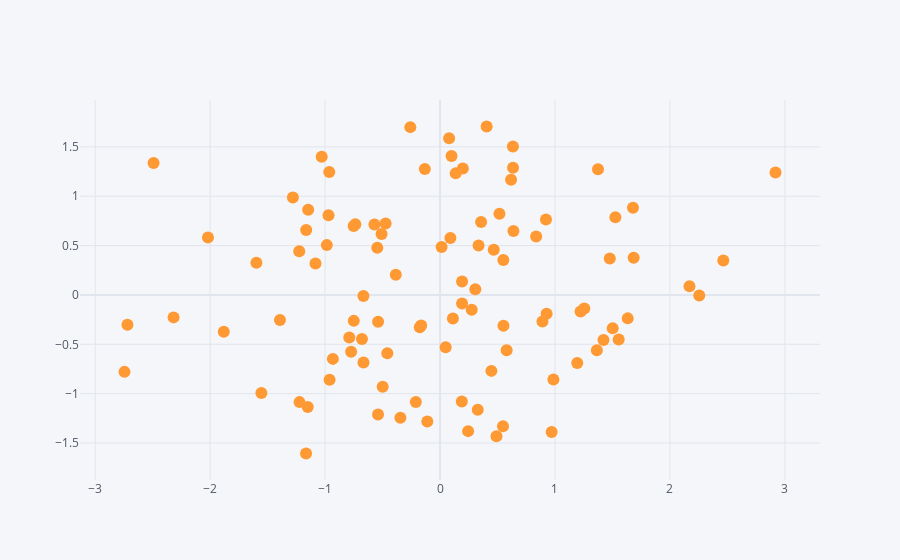

This figure's notebook cell:
### Code cell
df.iplot(x= 'A',y='B',mode='markers')
